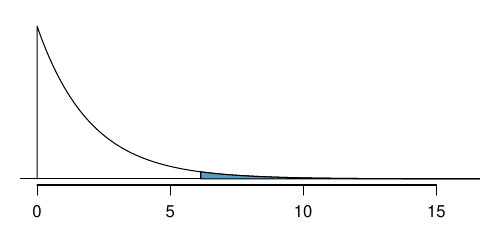

The script that saved this image:
library(openintro)
data(COL)

pdf('googleHTForDiffAlgPerformancePValue.pdf', 5, 2.25)
par(mar=c(2, 1, 1, 1), mgp=c(2.1, 0.8, 0), las=1)
x <- c(0, seq(0, 35, 0.05))
y <- c(0, dchisq(x[-1], 2))
plot(x, y, type='l', axes=FALSE, xlim=c(0, 16))
abline(h=0)
axis(1)

these <- which(x > 6.12)
X <- x[c(these[1], these, rev(these)[1])]
Y <- c(0, y[these], 0)
polygon(X, Y, col=COL[1])

dev.off()